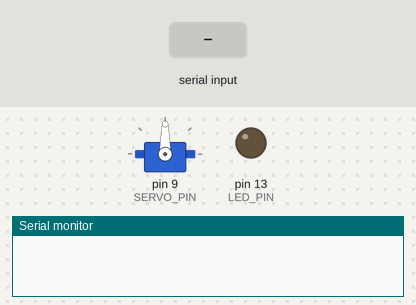
The sketch below on a simulated Arduino Uno, built with avr-gcc and run on an emulated ATmega328P. Shown: servo, output pins drawn as LEDs (lit = HIGH), the last lines printed to the serial monitor. The test bench sets the inputs (shaded band).

Above: at 1.2 s.
1.3 s: "90,45\n" received over Serial
At 1.7 s:
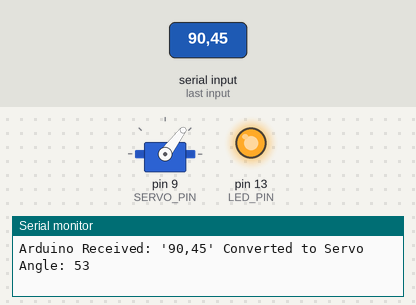
2.8 s: "200\n" received over Serial
At 4.0 s:
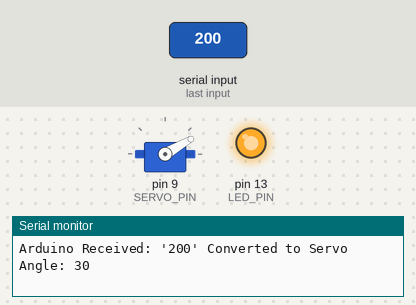
4.3 s: "90\n" received over Serial
At 5.1 s:
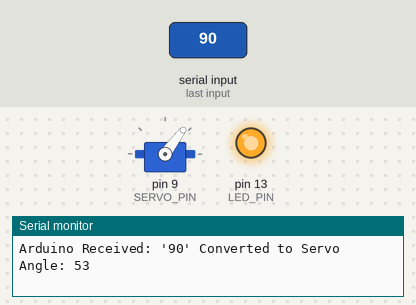
Timing chart, 0 to 7.3 s (numbered marks = the images above; inputs shaded):
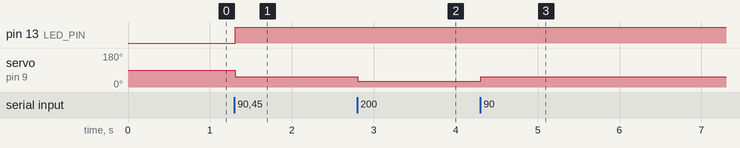

Measured:
- after the input at 1.3 s, pin 13 (LED_PIN): LOW → HIGH at once; servo on pin 9 (SERVO_PIN): 90° → 53° at once
- after the input at 2.8 s, servo on pin 9 (SERVO_PIN): 53° → 30° at once
- after the input at 4.3 s, servo on pin 9 (SERVO_PIN): 30° → 53° at once

The sketch:

HandWaveSerialInServo.ino
```cpp
/**
 * This example receives an integer value (as a text string) delimited by a return character '\n',
 * converts the text into an integer, and uses this to control a servo motor on pin 9.
 *
 * It is intended to work with:
 * https://makeabilitylab.github.io/p5js/WebSerial/HandWaveDetector
 *
 * To learn more about servo motors and Arduino in general, see:
 * https://learn.adafruit.com/adafruit-arduino-lesson-14-servo-motors/overview
 *
 * While this example will work with any Serial program, I wrote it to demonstrate the
 * Serial API for web browsers (currently only works with Chrome). This new API allows
 * developers to write JavaScript code in a web browser to read/write data over the serial
 * port, including to devices like Arduino.
 *
 *
 * By Jon E. Froehlich
 * @jonfroehlich
 * http://makeabilitylab.io
 *
 */

#include <Servo.h>

const int LED_PIN = 13; // just use LED pin for helping provide feedback about servo value
const int SERVO_PIN = 9;
const int BAUD_RATE = 9600;
const int DELAY_MS = 5; // set to 0 for no delay between loop calls

const int MIN_INCOMING_ANGLE = 50;
const int MAX_INCOMING_ANGLE = 125;

Servo _servo;

void setup() {
  Serial.begin(BAUD_RATE);
  _servo.attach(SERVO_PIN);
}

void loop() {

  // Check to see if there is any incoming serial data
  if(Serial.available() > 0){
    // If we're here, then serial data has been received
    // Read data off the serial port until we get to the endline delimiter ('\n')
    // Store all of this data into a string
    String rcvdSerialData = Serial.readStringUntil('\n');

    // Convert the data into an integer (later versions of HandWaveDetector
    // send over an int rather than float)
    int val = rcvdSerialData.toInt();
    val = constrain(val, MIN_INCOMING_ANGLE, MAX_INCOMING_ANGLE);

    // Set the LED to a brightness corresponding to angle
    int ledVal = map(val, MIN_INCOMING_ANGLE, MAX_INCOMING_ANGLE, 0, 255);
    analogWrite(LED_PIN, ledVal);

    // Now map val to servo angle. From my own experiments,
    // I found that moving the puppet's arm between 40-80 degrees looks the best
    int servoAngle = map(val, MAX_INCOMING_ANGLE, MIN_INCOMING_ANGLE, 30, 80);

    // Set the angle on the servo motor
    _servo.write(servoAngle);

    // Send some data (for debugging purposes) back on serial
    // This is not necessary but helpful. Then the webpage can
    // display this debug output (if necessary)
    Serial.print("Arduino Received: '");
    Serial.print(rcvdSerialData);
    Serial.print("' Converted to Servo Angle: ");
    Serial.println(servoAngle);
  }

  delay(DELAY_MS);
}
```
